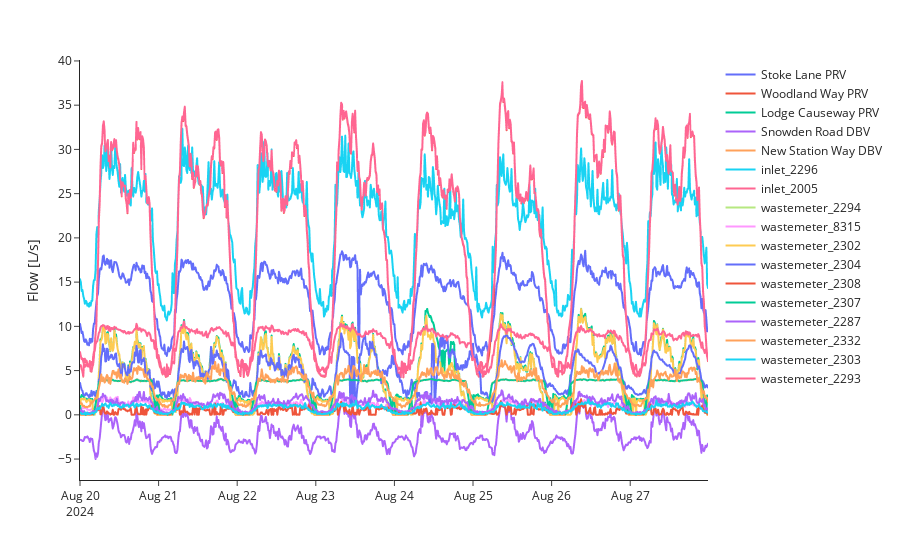

Notebook code cell kept with this figure:
### Code cell
# flow data
try:
    flow_bwfl_ids = flow_df.dropna(subset=['mean'])['bwfl_id'].unique()
    plot_flow_df = flow_df[flow_df['bwfl_id'].isin(flow_bwfl_ids)]

    fig = px.line(
        plot_flow_df,
        x='datetime',
        y='mean',
        color='bwfl_id',
    )

    fig.update_layout(
        xaxis_title='',
        yaxis_title='Flow [L/s]',
        legend_title_text='',
        template='simple_white',
        height=450,
    )
    fig.show()
except:
    print("Plotting data not available.")

### Figure 1 — Plotly figure (JSON) as saved in the notebook; plotly's stock layout.template omitted (floating-point values rounded to 4 significant figures; data arrays with more than 128 entries replaced by an {"elided": "..."} marker saying what was removed)
{"data": [{"hovertemplate": "bwfl_id=Stoke Lane PRV<br>datetime=%{x}<br>mean=%{y}<extra></extra>", "legendgroup": "Stoke Lane PRV", "line": {"color": "#636efa", "dash": "solid"}, "marker": {"symbol": "circle"}, "mode": "lines", "name": "Stoke Lane PRV", "showlegend": true, "type": "scattergl", "x": {"elided": "768 str values"}, "xaxis": "x", "y": {"elided": "768 float values"}, "yaxis": "y"}, {"hovertemplate": "bwfl_id=Woodland Way PRV<br>datetime=%{x}<br>mean=%{y}<extra></extra>", "legendgroup": "Woodland Way PRV", "line": {"color": "#EF553B", "dash": "solid"}, "marker": {"symbol": "circle"}, "mode": "lines", "name": "Woodland Way PRV", "showlegend": true, "type": "scattergl", "x": {"elided": "768 str values"}, "xaxis": "x", "y": {"elided": "768 float values"}, "yaxis": "y"}, {"hovertemplate": "bwfl_id=Lodge Causeway PRV<br>datetime=%{x}<br>mean=%{y}<extra></extra>", "legendgroup": "Lodge Causeway PRV", "line": {"color": "#00cc96", "dash": "solid"}, "marker": {"symbol": "circle"}, "mode": "lines", "name": "Lodge Causeway PRV", "showlegend": true, "type": "scattergl", "x": {"elided": "768 str values"}, "xaxis": "x", "y": {"elided": "768 float values"}, "yaxis": "y"}, {"hovertemplate": "bwfl_id=Snowden Road DBV<br>datetime=%{x}<br>mean=%{y}<extra></extra>", "legendgroup": "Snowden Road DBV", "line": {"color": "#ab63fa", "dash": "solid"}, "marker": {"symbol": "circle"}, "mode": "lines", "name": "Snowden Road DBV", "showlegend": true, "type": "scattergl", "x": {"elided": "768 str values"}, "xaxis": "x", "y": {"elided": "768 float values"}, "yaxis": "y"}, {"hovertemplate": "bwfl_id=New Station Way DBV<br>datetime=%{x}<br>mean=%{y}<extra></extra>", "legendgroup": "New Station Way DBV", "line": {"color": "#FFA15A", "dash": "solid"}, "marker": {"symbol": "circle"}, "mode": "lines", "name": "New Station Way DBV", "showlegend": true, "type": "scattergl", "x": {"elided": "768 str values"}, "xaxis": "x", "y": {"elided": "768 float values"}, "yaxis": "y"}, {"hovertemplate": "bwfl_id=inlet_2296<br>datetime=%{x}<br>mean=%{y}<extra></extra>", "legendgroup": "inlet_2296", "line": {"color": "#19d3f3", "dash": "solid"}, "marker": {"symbol": "circle"}, "mode": "lines", "name": "inlet_2296", "showlegend": true, "type": "scattergl", "x": {"elided": "768 str values"}, "xaxis": "x", "y": {"elided": "768 float values"}, "yaxis": "y"}, {"hovertemplate": "bwfl_id=inlet_2005<br>datetime=%{x}<br>mean=%{y}<extra></extra>", "legendgroup": "inlet_2005", "line": {"color": "#FF6692", "dash": "solid"}, "marker": {"symbol": "circle"}, "mode": "lines", "name": "inlet_2005", "showlegend": true, "type": "scattergl", "x": {"elided": "768 str values"}, "xaxis": "x", "y": {"elided": "768 float values"}, "yaxis": "y"}, {"hovertemplate": "bwfl_id=wastemeter_2294<br>datetime=%{x}<br>mean=%{y}<extra></extra>", "legendgroup": "wastemeter_2294", "line": {"color": "#B6E880", "dash": "solid"}, "marker": {"symbol": "circle"}, "mode": "lines", "name": "wastemeter_2294", "showlegend": true, "type": "scattergl", "x": {"elided": "768 str values"}, "xaxis": "x", "y": {"elided": "768 float values"}, "yaxis": "y"}, {"hovertemplate": "bwfl_id=wastemeter_8315<br>datetime=%{x}<br>mean=%{y}<extra></extra>", "legendgroup": "wastemeter_8315", "line": {"color": "#FF97FF", "dash": "solid"}, "marker": {"symbol": "circle"}, "mode": "lines", "name": "wastemeter_8315", "showlegend": true, "type": "scattergl", "x": {"elided": "768 str values"}, "xaxis": "x", "y": {"elided": "768 float values"}, "yaxis": "y"}, {"hovertemplate": "bwfl_id=wastemeter_2302<br>datetime=%{x}<br>mean=%{y}<extra></extra>", "legendgroup": "wastemeter_2302", "line": {"color": "#FECB52", "dash": "solid"}, "marker": {"symbol": "circle"}, "mode": "lines", "name": "wastemeter_2302", "showlegend": true, "type": "scattergl", "x": {"elided": "768 str values"}, "xaxis": "x", "y": {"elided": "768 float values"}, "yaxis": "y"}, {"hovertemplate": "bwfl_id=wastemeter_2304<br>datetime=%{x}<br>mean=%{y}<extra></extra>", "legendgroup": "wastemeter_2304", "line": {"color": "#636efa", "dash": "solid"}, "marker": {"symbol": "circle"}, "mode": "lines", "name": "wastemeter_2304", "showlegend": true, "type": "scattergl", "x": {"elided": "768 str values"}, "xaxis": "x", "y": {"elided": "768 float values"}, "yaxis": "y"}, {"hovertemplate": "bwfl_id=wastemeter_2308<br>datetime=%{x}<br>mean=%{y}<extra></extra>", "legendgroup": "wastemeter_2308", "line": {"color": "#EF553B", "dash": "solid"}, "marker": {"symbol": "circle"}, "mode": "lines", "name": "wastemeter_2308", "showlegend": true, "type": "scattergl", "x": {"elided": "768 str values"}, "xaxis": "x", "y": {"elided": "768 float values"}, "yaxis": "y"}, {"hovertemplate": "bwfl_id=wastemeter_2307<br>datetime=%{x}<br>mean=%{y}<extra></extra>", "legendgroup": "wastemeter_2307", "line": {"color": "#00cc96", "dash": "solid"}, "marker": {"symbol": "circle"}, "mode": "lines", "name": "wastemeter_2307", "showlegend": true, "type": "scattergl", "x": {"elided": "768 str values"}, "xaxis": "x", "y": {"elided": "768 float values"}, "yaxis": "y"}, {"hovertemplate": "bwfl_id=wastemeter_2287<br>datetime=%{x}<br>mean=%{y}<extra></extra>", "legendgroup": "wastemeter_2287", "line": {"color": "#ab63fa", "dash": "solid"}, "marker": {"symbol": "circle"}, "mode": "lines", "name": "wastemeter_2287", "showlegend": true, "type": "scattergl", "x": {"elided": "768 str values"}, "xaxis": "x", "y": {"elided": "768 float values"}, "yaxis": "y"}, {"hovertemplate": "bwfl_id=wastemeter_2332<br>datetime=%{x}<br>mean=%{y}<extra></extra>", "legendgroup": "wastemeter_2332", "line": {"color": "#FFA15A", "dash": "solid"}, "marker": {"symbol": "circle"}, "mode": "lines", "name": "wastemeter_2332", "showlegend": true, "type": "scattergl", "x": {"elided": "768 str values"}, "xaxis": "x", "y": {"elided": "768 float values"}, "yaxis": "y"}, {"hovertemplate": "bwfl_id=wastemeter_2303<br>datetime=%{x}<br>mean=%{y}<extra></extra>", "legendgroup": "wastemeter_2303", "line": {"color": "#19d3f3", "dash": "solid"}, "marker": {"symbol": "circle"}, "mode": "lines", "name": "wastemeter_2303", "showlegend": true, "type": "scattergl", "x": {"elided": "768 str values"}, "xaxis": "x", "y": {"elided": "768 float values"}, "yaxis": "y"}, {"hovertemplate": "bwfl_id=wastemeter_2293<br>datetime=%{x}<br>mean=%{y}<extra></extra>", "legendgroup": "wastemeter_2293", "line": {"color": "#FF6692", "dash": "solid"}, "marker": {"symbol": "circle"}, "mode": "lines", "name": "wastemeter_2293", "showlegend": true, "type": "scattergl", "x": {"elided": "768 str values"}, "xaxis": "x", "y": {"elided": "768 float values"}, "yaxis": "y"}], "layout": {"autosize": true, "legend": {"title": {"text": ""}, "tracegroupgap": 0}, "margin": {"t": 60}, "xaxis": {"anchor": "y", "autorange": true, "domain": [0, 1], "range": ["2024-08-20", "2024-08-27 23:45"], "title": {"text": ""}, "type": "date"}, "yaxis": {"anchor": "x", "autorange": true, "domain": [0, 1], "range": [-7.367, 40.11], "title": {"text": "Flow [L/s]"}, "type": "linear"}}}
